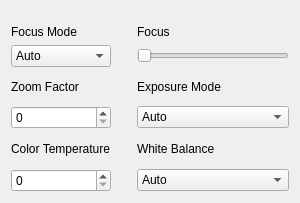
<?xml version="1.0" encoding="UTF-8"?>
<ui version="4.0">
 <class>VideoSettingsDialog</class>
 <widget class="QDialog" name="VideoSettingsDialog">
  <property name="geometry">
   <rect>
    <x>0</x>
    <y>0</y>
    <width>300</width>
    <height>203</height>
   </rect>
  </property>
  <property name="windowTitle">
   <string>Dialog</string>
  </property>
  <layout class="QGridLayout" name="gridLayout">
   <item row="4" column="2">
    <widget class="QLabel" name="labelWhiteBalance">
     <property name="text">
      <string>White Balance</string>
     </property>
    </widget>
   </item>
   <item row="3" column="0">
    <widget class="QSpinBox" name="spinBoxZoomFactor"/>
   </item>
   <item row="5" column="2">
    <widget class="QComboBox" name="comboBoxWhiteBalance">
     <item>
      <property name="text">
       <string>Auto</string>
      </property>
     </item>
     <item>
      <property name="text">
       <string>Manual</string>
      </property>
     </item>
     <item>
      <property name="text">
       <string>Sunlight</string>
      </property>
     </item>
     <item>
      <property name="text">
       <string>Cloudy</string>
      </property>
     </item>
     <item>
      <property name="text">
       <string>Shade</string>
      </property>
     </item>
     <item>
      <property name="text">
       <string>Tungsten</string>
      </property>
     </item>
     <item>
      <property name="text">
       <string>Flourescent</string>
      </property>
     </item>
     <item>
      <property name="text">
       <string>Flash</string>
      </property>
     </item>
     <item>
      <property name="text">
       <string>Sunset</string>
      </property>
     </item>
    </widget>
   </item>
   <item row="0" column="2">
    <widget class="QLabel" name="labelFocus">
     <property name="text">
      <string>Focus</string>
     </property>
     <property name="alignment">
      <set>Qt::AlignmentFlag::AlignBottom|Qt::AlignmentFlag::AlignLeading|Qt::AlignmentFlag::AlignLeft</set>
     </property>
    </widget>
   </item>
   <item row="5" column="0">
    <widget class="QSpinBox" name="spinBoxColorTemperature"/>
   </item>
   <item row="4" column="0">
    <widget class="QLabel" name="labelColorTemperature">
     <property name="text">
      <string>Color Temperature</string>
     </property>
    </widget>
   </item>
   <item row="3" column="2">
    <widget class="QComboBox" name="comboBoxExposureMode">
     <item>
      <property name="text">
       <string>Auto</string>
      </property>
     </item>
     <item>
      <property name="text">
       <string>Manual</string>
      </property>
     </item>
     <item>
      <property name="text">
       <string>Portrait</string>
      </property>
     </item>
     <item>
      <property name="text">
       <string>Night</string>
      </property>
     </item>
     <item>
      <property name="text">
       <string>Sports</string>
      </property>
     </item>
     <item>
      <property name="text">
       <string>Snow</string>
      </property>
     </item>
     <item>
      <property name="text">
       <string>Beach</string>
      </property>
     </item>
     <item>
      <property name="text">
       <string>Action</string>
      </property>
     </item>
     <item>
      <property name="text">
       <string>Landscape</string>
      </property>
     </item>
     <item>
      <property name="text">
       <string>Night Portrait</string>
      </property>
     </item>
     <item>
      <property name="text">
       <string>Theatre</string>
      </property>
     </item>
     <item>
      <property name="text">
       <string>Sunset</string>
      </property>
     </item>
     <item>
      <property name="text">
       <string>Steady Photo</string>
      </property>
     </item>
     <item>
      <property name="text">
       <string>Fireworks</string>
      </property>
     </item>
     <item>
      <property name="text">
       <string>Party</string>
      </property>
     </item>
     <item>
      <property name="text">
       <string>Candlelight</string>
      </property>
     </item>
     <item>
      <property name="text">
       <string>Barcode</string>
      </property>
     </item>
    </widget>
   </item>
   <item row="0" column="0">
    <widget class="QLabel" name="labelFocusMode">
     <property name="text">
      <string>Focus Mode</string>
     </property>
     <property name="alignment">
      <set>Qt::AlignmentFlag::AlignBottom|Qt::AlignmentFlag::AlignLeading|Qt::AlignmentFlag::AlignLeft</set>
     </property>
    </widget>
   </item>
   <item row="2" column="0">
    <widget class="QLabel" name="labelZoomFactor">
     <property name="text">
      <string>Zoom Factor</string>
     </property>
    </widget>
   </item>
   <item row="1" column="0">
    <widget class="QComboBox" name="comboBoxFocusMode">
     <item>
      <property name="text">
       <string>Auto</string>
      </property>
     </item>
     <item>
      <property name="text">
       <string>Auto Near</string>
      </property>
     </item>
     <item>
      <property name="text">
       <string>Auto Far</string>
      </property>
     </item>
     <item>
      <property name="text">
       <string>Hyperfocal</string>
      </property>
     </item>
     <item>
      <property name="text">
       <string>Infinity</string>
      </property>
     </item>
     <item>
      <property name="text">
       <string>Manual</string>
      </property>
     </item>
    </widget>
   </item>
   <item row="2" column="2">
    <widget class="QLabel" name="labelExposureMode">
     <property name="text">
      <string>Exposure Mode</string>
     </property>
    </widget>
   </item>
   <item row="1" column="2">
    <widget class="QSlider" name="horizontalSliderFocus">
     <property name="enabled">
      <bool>false</bool>
     </property>
     <property name="orientation">
      <enum>Qt::Orientation::Horizontal</enum>
     </property>
    </widget>
   </item>
   <item row="0" column="1" rowspan="6">
    <spacer name="verticalSpacer">
     <property name="orientation">
      <enum>Qt::Orientation::Vertical</enum>
     </property>
     <property name="sizeHint" stdset="0">
      <size>
       <width>20</width>
       <height>40</height>
      </size>
     </property>
    </spacer>
   </item>
  </layout>
 </widget>
 <resources/>
 <connections/>
</ui>
